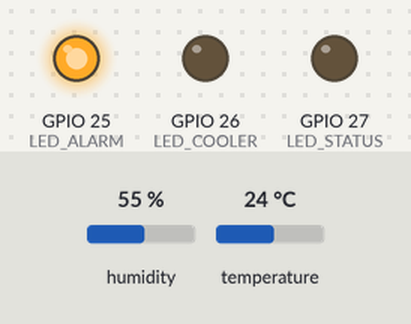
The program below on a simulated ESP32. Shown: output pins drawn as LEDs (lit = HIGH). Dashed ring = blinking. The inputs (shaded band) are chosen by the test bench; at power-on: temperature 24 °C, humidity 55 %. What the program prints to the serial monitor is not drawn.

Above: at 1.1 s.
At 2.57 s:
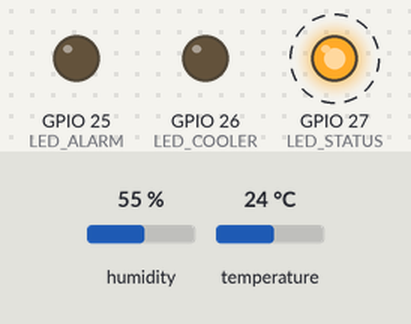
2.9 s: temperature set to 29 °C
At 6.3 s:
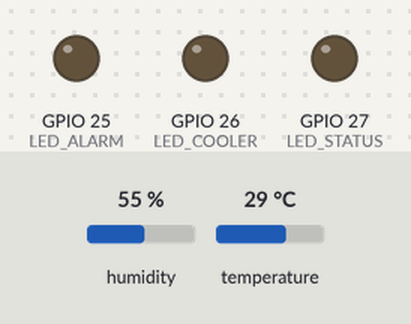
6.5 s: temperature set to 32 °C
Timing chart, 0 to 16.0 s (numbered marks = the images above; inputs shaded):
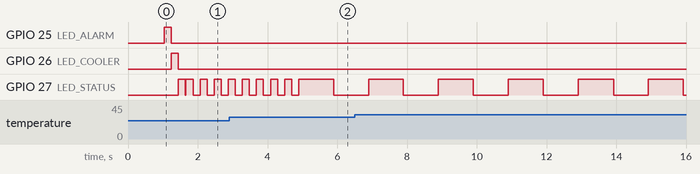

Measured:
- by itself, GPIO 27 (LED_STATUS): alternates HIGH for 1.0 s and LOW for 1.0 s

The program:

main.cpp
```cpp
/**
 * Vaccine Cold Chain Monitoring - ESP32 Node (Smart Sensor)
 *
 * Main entry point - Integrates all modules
 *
 * Project Structure:
 * ├── include/
 * │   ├── config.h          - Configuration & data structures
 * │   ├── sensor.h          - DHT11 sensor with Median Filter
 * │   ├── espnow_comm.h     - ESP-NOW communication
 * │   ├── alarm.h           - Alarm & Cooler control (Edge Logic)
 * │   └── led_status.h      - Status LED indicator
 * └── src/
 *     ├── main.cpp          - This file
 *     ├── sensor.cpp
 *     ├── espnow_comm.cpp
 *     ├── alarm.cpp
 *     └── led_status.cpp
 */

#include <Arduino.h>
#include "config.h"
#include "sensor.h"
#include "espnow_comm.h"
#include "alarm.h"
#include "led_status.h"

// ==================== TIMING VARIABLES ====================
unsigned long lastTempRead = 0;

// ==================== SENSOR DATA ====================
SensorData_t sensorData;

// ==================== COMMAND HANDLER ====================
void onCommandReceived(CommandData_t* cmd) {
    String command = String(cmd->command);
    command.trim();
    command.toUpperCase();

    Serial.printf("[CMD] Processing: %s\n", command.c_str());

    if (command == "TURN_ON_BACKUP_COOLER" || command == "CMD:TURN_ON_BACKUP_COOLER") {
        nodeAlarm.activateCooler();

        // Send status feedback
        sensorData.coolerState = nodeAlarm.getCoolerState();
        espNow.send(&sensorData);
        Serial.println("[CMD] Sent: STAT:COOLER_ON");
    }
    else if (command == "TURN_OFF_BACKUP_COOLER" || command == "CMD:TURN_OFF_BACKUP_COOLER") {
        nodeAlarm.deactivateCooler();

        sensorData.coolerState = nodeAlarm.getCoolerState();
        espNow.send(&sensorData);
        Serial.println("[CMD] Sent: STAT:COOLER_OFF");
    }
    else if (command == "RESET_ALARM" || command == "CMD:RESET_ALARM") {
        nodeAlarm.deactivateAlarm();

        sensorData.alarmState = nodeAlarm.getAlarmState();
        espNow.send(&sensorData);
        Serial.println("[CMD] Sent: STAT:ALARM_OFF");
    }
    else {
        Serial.printf("[CMD] Unknown: %s\n", command.c_str());
    }
}

// ==================== READ AND SEND TEMPERATURE ====================
void readAndSendTemperature() {
    float rawTemp, humidity;

    if (!sensor.read(&rawTemp, &humidity)) {
        return;
    }

    float filteredTemp = sensor.getFilteredTemperature();

    Serial.printf("[SENSOR] Raw: %.1f°C, Filtered: %.1f°C, Humidity: %.1f%%\n",
        rawTemp, filteredTemp, humidity);

    // Check timeout
    espNow.checkTimeout();

    // Edge Logic: Check alarm condition
    nodeAlarm.checkCondition(filteredTemp, espNow.isConnected());

    // Prepare sensor data
    strcpy(sensorData.nodeId, NODE_ID_STR);
    sensorData.deviceId = DEVICE_ID;
    sensorData.temperature = filteredTemp;
    sensorData.humidity = humidity;
    sensorData.alarmState = nodeAlarm.getAlarmState();
    sensorData.coolerState = nodeAlarm.getCoolerState();
    sensorData.timestamp = millis();

    // Send via ESP-NOW
    if (!espNow.send(&sensorData)) {
        Serial.println("[ESP-NOW] Send error!");
    }
}

// ==================== LED TEST ====================
void testLeds() {
    Serial.println("[SETUP] Testing LEDs...");

    digitalWrite(LED_ALARM, HIGH);
    delay(200);
    digitalWrite(LED_ALARM, LOW);

    digitalWrite(LED_COOLER, HIGH);
    delay(200);
    digitalWrite(LED_COOLER, LOW);

    digitalWrite(LED_STATUS, HIGH);
    delay(200);
    digitalWrite(LED_STATUS, LOW);

    Serial.println("[SETUP] LED test complete");
}

// ==================== SETUP ====================
void setup() {
    Serial.begin(115200);
    delay(1000);

    Serial.println();
    Serial.println("╔════════════════════════════════════════════════╗");
    Serial.println("║  VACCINE COLD CHAIN - NODE (Smart Sensor)      ║");
    Serial.println("║  Modular Structure v2.0                        ║");
    Serial.println("╚════════════════════════════════════════════════╝");

    // Initialize modules
    nodeAlarm.init();
    statusLed.init();
    sensor.init();

    // Test LEDs
    testLeds();

    // Initialize ESP-NOW with command callback
    espNow.init();
    setCommandCallback(onCommandReceived);

    Serial.println();
    Serial.println("[SETUP] Complete! Starting monitoring...");
    Serial.println("════════════════════════════════════════════════");
}

// ==================== LOOP ====================
void loop() {
    unsigned long now = millis();

    // Read and send temperature periodically
    if (now - lastTempRead >= TEMP_READ_INTERVAL) {
        lastTempRead = now;
        readAndSendTemperature();
    }

    // Update status LED
    statusLed.update(espNow.isConnected());

    // Update alarm LED (blink if active)
    nodeAlarm.updateAlarmLed();

    delay(10);
}
```

alarm.h
```cpp
#ifndef ALARM_H
#define ALARM_H

#include <Arduino.h>
#include "config.h"

// ==================== ALARM MODULE (Edge Logic) ====================

class AlarmHandler {
private:
    bool alarmActive;
    bool coolerActive;
    unsigned long lastAlarmBlink;
    bool alarmLedState;

public:
    AlarmHandler();

    void init();

    // Alarm control
    void activateAlarm();
    void deactivateAlarm();
    bool isAlarmActive();
    void updateAlarmLed();

    // Cooler control
    void activateCooler();
    void deactivateCooler();
    bool isCoolerActive();

    // Edge Logic: Check if alarm should trigger
    void checkCondition(float temperature, bool gatewayConnected);

    // Get states
    bool getAlarmState();
    bool getCoolerState();
};

// Global instance
extern AlarmHandler nodeAlarm;

#endif // ALARM_H
```

espnow_comm.h
```cpp
#ifndef ESPNOW_COMM_H
#define ESPNOW_COMM_H

#include <Arduino.h>
#include <esp_now.h>
#include <WiFi.h>
#include "config.h"

// ==================== ESP-NOW COMMUNICATION MODULE ====================

class ESPNowComm {
private:
    uint8_t gatewayMAC[6];
    bool connected;
    unsigned long lastResponse;

    static ESPNowComm* instance;

public:
    ESPNowComm();

    bool init();
    bool send(SensorData_t* data);

    bool isConnected();
    void updateConnectionStatus(bool success);
    void checkTimeout();

    // Static callbacks
    static void onDataSent(const uint8_t* mac, esp_now_send_status_t status);
    static void onDataReceived(const uint8_t* mac, const uint8_t* data, int len);

    static ESPNowComm* getInstance();
};

// Global instance
extern ESPNowComm espNow;

// Callback for received commands
typedef void (*CommandCallback)(CommandData_t* cmd);
void setCommandCallback(CommandCallback cb);

#endif // ESPNOW_COMM_H
```

led_status.h
```cpp
#ifndef LED_STATUS_H
#define LED_STATUS_H

#include <Arduino.h>
#include "config.h"

// ==================== STATUS LED MODULE ====================

class StatusLed {
private:
    bool ledState;
    unsigned long lastBlink;

public:
    StatusLed();

    void init();
    void update(bool gatewayConnected);
    void on();
    void off();
    void toggle();
};

// Global instance
extern StatusLed statusLed;

#endif // LED_STATUS_H
```

sensor.h
```cpp
#ifndef SENSOR_H
#define SENSOR_H

#include <Arduino.h>
#include <DHT.h>
#include "config.h"

// ==================== SENSOR MODULE ====================

class SensorHandler {
private:
    DHT dht;

    // Median filter buffer
    float tempBuffer[MEDIAN_FILTER_SIZE];
    int bufferIndex;
    bool bufferFull;

    float getMedian();

public:
    SensorHandler();

    void init();
    bool read(float* temperature, float* humidity);
    float getFilteredTemperature();
    void addToFilter(float temp);
};

// Global instance
extern SensorHandler sensor;

#endif // SENSOR_H
```

alarm.cpp
```cpp
#include "alarm.h"

// Global instance
AlarmHandler nodeAlarm;

// ==================== ALARM HANDLER IMPLEMENTATION ====================

AlarmHandler::AlarmHandler() {
    alarmActive = false;
    coolerActive = false;
    lastAlarmBlink = 0;
    alarmLedState = false;
}

void AlarmHandler::init() {
    pinMode(LED_ALARM, OUTPUT);
    pinMode(LED_COOLER, OUTPUT);

    digitalWrite(LED_ALARM, LOW);
    digitalWrite(LED_COOLER, LOW);

    Serial.println("[ALARM] Initialized");
}

// ==================== ALARM CONTROL ====================

void AlarmHandler::activateAlarm() {
    if (!alarmActive) {
        alarmActive = true;
        digitalWrite(LED_ALARM, HIGH);
        Serial.println("⚠️ [ALARM] ACTIVATED - Overheat + No connection!");
    }
}

void AlarmHandler::deactivateAlarm() {
    alarmActive = false;
    alarmLedState = false;
    digitalWrite(LED_ALARM, LOW);
    Serial.println("[ALARM] Deactivated");
}

bool AlarmHandler::isAlarmActive() {
    return alarmActive;
}

void AlarmHandler::updateAlarmLed() {
    if (!alarmActive) return;

    // Blink fast when alarm is active
    if (millis() - lastAlarmBlink >= 100) {
        lastAlarmBlink = millis();
        alarmLedState = !alarmLedState;
        digitalWrite(LED_ALARM, alarmLedState ? HIGH : LOW);
    }
}

// ==================== COOLER CONTROL ====================

void AlarmHandler::activateCooler() {
    coolerActive = true;
    digitalWrite(LED_COOLER, HIGH);
    Serial.println("[COOLER] Activated - Backup cooler ON");
}

void AlarmHandler::deactivateCooler() {
    coolerActive = false;
    digitalWrite(LED_COOLER, LOW);
    Serial.println("[COOLER] Deactivated - Backup cooler OFF");
}

bool AlarmHandler::isCoolerActive() {
    return coolerActive;
}

// ==================== EDGE LOGIC ====================

void AlarmHandler::checkCondition(float temperature, bool gatewayConnected) {
    // EDGE LOGIC: Activate alarm when:
    // 1. Temperature > TEMP_MAX (8°C)
    // 2. AND gateway is disconnected

    if (temperature > TEMP_MAX && !gatewayConnected) {
        activateAlarm();
    }

    // Note: Alarm is NOT auto-deactivated
    // It requires RESET_ALARM command from server
}

bool AlarmHandler::getAlarmState() {
    return alarmActive;
}

bool AlarmHandler::getCoolerState() {
    return coolerActive;
}
```

espnow_comm.cpp
```cpp
#include "espnow_comm.h"

// Static instance pointer
ESPNowComm* ESPNowComm::instance = nullptr;

// Global instance
ESPNowComm espNow;

// Command callback
static CommandCallback cmdCallback = nullptr;

void setCommandCallback(CommandCallback cb) {
    cmdCallback = cb;
}

// ==================== ESP-NOW COMM IMPLEMENTATION ====================

ESPNowComm::ESPNowComm() {
    uint8_t mac[] = GATEWAY_MAC;
    memcpy(gatewayMAC, mac, 6);
    connected = false;
    lastResponse = 0;
    instance = this;
}

ESPNowComm* ESPNowComm::getInstance() {
    return instance;
}

bool ESPNowComm::init() {
    WiFi.mode(WIFI_STA);
    WiFi.disconnect();

    Serial.print("[ESP-NOW] Node MAC: ");
    Serial.println(WiFi.macAddress());

    Serial.print("[ESP-NOW] Gateway MAC: ");
    Serial.printf("%02X:%02X:%02X:%02X:%02X:%02X\n",
        gatewayMAC[0], gatewayMAC[1], gatewayMAC[2],
        gatewayMAC[3], gatewayMAC[4], gatewayMAC[5]);

    if (esp_now_init() != ESP_OK) {
        Serial.println("[ESP-NOW] Init failed!");
        return false;
    }

    // Register callbacks
    esp_now_register_send_cb(ESPNowComm::onDataSent);
    esp_now_register_recv_cb(ESPNowComm::onDataReceived);

    // Add gateway peer
    esp_now_peer_info_t peerInfo = {};
    memcpy(peerInfo.peer_addr, gatewayMAC, 6);
    peerInfo.channel = 0;
    peerInfo.encrypt = false;

    if (esp_now_add_peer(&peerInfo) != ESP_OK) {
        Serial.println("[ESP-NOW] Add peer failed!");
        return false;
    }

    Serial.println("[ESP-NOW] Initialized OK");
    return true;
}

bool ESPNowComm::send(SensorData_t* data) {
    esp_err_t result = esp_now_send(gatewayMAC, (uint8_t*)data, sizeof(SensorData_t));
    return result == ESP_OK;
}

bool ESPNowComm::isConnected() {
    return connected;
}

void ESPNowComm::updateConnectionStatus(bool success) {
    if (success) {
        connected = true;
        lastResponse = millis();
    }
}

void ESPNowComm::checkTimeout() {
    if (millis() - lastResponse > GATEWAY_TIMEOUT) {
        connected = false;
    }
}

// ==================== STATIC CALLBACKS ====================

void ESPNowComm::onDataSent(const uint8_t* mac, esp_now_send_status_t status) {
    ESPNowComm* self = ESPNowComm::getInstance();
    if (!self) return;

    bool success = (status == ESP_NOW_SEND_SUCCESS);
    self->updateConnectionStatus(success);

    Serial.printf("[ESP-NOW] Send: %s\n", success ? "OK" : "FAIL");
}

void ESPNowComm::onDataReceived(const uint8_t* mac, const uint8_t* data, int len) {
    ESPNowComm* self = ESPNowComm::getInstance();
    if (!self) return;

    if (len == sizeof(CommandData_t)) {
        CommandData_t cmd;
        memcpy(&cmd, data, sizeof(CommandData_t));

        Serial.printf("[ESP-NOW] Received command: %s\n", cmd.command);

        self->updateConnectionStatus(true);

        if (cmdCallback) {
            cmdCallback(&cmd);
        }
    }
}
```

led_status.cpp
```cpp
#include "led_status.h"

// Global instance
StatusLed statusLed;

// ==================== STATUS LED IMPLEMENTATION ====================

StatusLed::StatusLed() {
    ledState = false;
    lastBlink = 0;
}

void StatusLed::init() {
    pinMode(LED_STATUS, OUTPUT);
    digitalWrite(LED_STATUS, LOW);
    Serial.println("[LED] Status LED initialized");
}

void StatusLed::update(bool gatewayConnected) {
    int blinkInterval;

    if (gatewayConnected) {
        blinkInterval = 1000;  // Slow blink when connected
    } else {
        blinkInterval = 200;   // Fast blink when disconnected
    }

    if (millis() - lastBlink >= blinkInterval) {
        lastBlink = millis();
        toggle();
    }
}

void StatusLed::on() {
    ledState = true;
    digitalWrite(LED_STATUS, HIGH);
}

void StatusLed::off() {
    ledState = false;
    digitalWrite(LED_STATUS, LOW);
}

void StatusLed::toggle() {
    ledState = !ledState;
    digitalWrite(LED_STATUS, ledState ? HIGH : LOW);
}
```

sensor.cpp
```cpp
#include "sensor.h"

// Global instance
SensorHandler sensor;

// ==================== SENSOR HANDLER IMPLEMENTATION ====================

SensorHandler::SensorHandler() : dht(DHT_PIN, DHT_TYPE) {
    bufferIndex = 0;
    bufferFull = false;
    memset(tempBuffer, 0, sizeof(tempBuffer));
}

void SensorHandler::init() {
    dht.begin();
    Serial.println("[SENSOR] DHT11 initialized");
}

bool SensorHandler::read(float* temperature, float* humidity) {
    float temp = dht.readTemperature();
    float hum = dht.readHumidity();

    if (isnan(temp) || isnan(hum)) {
        Serial.println("[SENSOR] Error reading DHT!");
        return false;
    }

    *temperature = temp;
    *humidity = hum;

    // Add to filter
    addToFilter(temp);

    return true;
}

void SensorHandler::addToFilter(float temp) {
    tempBuffer[bufferIndex] = temp;
    bufferIndex++;

    if (bufferIndex >= MEDIAN_FILTER_SIZE) {
        bufferIndex = 0;
        bufferFull = true;
    }
}

float SensorHandler::getMedian() {
    float sorted[MEDIAN_FILTER_SIZE];
    int count = bufferFull ? MEDIAN_FILTER_SIZE : bufferIndex;

    if (count == 0) return 0;

    // Copy buffer
    for (int i = 0; i < count; i++) {
        sorted[i] = tempBuffer[i];
    }

    // Bubble sort (simple for small array)
    for (int i = 0; i < count - 1; i++) {
        for (int j = 0; j < count - i - 1; j++) {
            if (sorted[j] > sorted[j + 1]) {
                float temp = sorted[j];
                sorted[j] = sorted[j + 1];
                sorted[j + 1] = temp;
            }
        }
    }

    return sorted[count / 2];
}

float SensorHandler::getFilteredTemperature() {
    return getMedian();
}
```

config.h
```cpp
#ifndef CONFIG_H
#define CONFIG_H

// ==================== DEVICE INFO ====================
#define NODE_ID_STR         "NODE_01"
#define DEVICE_ID           1

// ==================== HARDWARE PINS ====================
#define DHT_PIN             4       // DHT11 data pin
#define DHT_TYPE            DHT11

#define LED_ALARM           25      // LED Đỏ - Còi hú quá nhiệt
#define LED_COOLER          26      // LED Xanh - Máy lạnh dự phòng
#define LED_STATUS          27      // LED Vàng - Trạng thái kết nối

// ==================== TEMPERATURE THRESHOLDS ====================
// Ngưỡng nhiệt độ phòng thực tế
#define TEMP_MIN            20.0    // Minimum comfortable (°C)
#define TEMP_MAX            30.0    // Maximum comfortable (°C)
#define TEMP_ALARM          35.0    // Alarm threshold (°C)

// ==================== ESP-NOW CONFIG ====================
// Gateway MAC: 30:ED:A0:BD:1D:2C
#define GATEWAY_MAC         {0x30, 0xED, 0xA0, 0xBD, 0x1D, 0x2C}

// ==================== TIMING CONFIG ====================
#define TEMP_READ_INTERVAL  5000    // Read temperature every 5 seconds
#define GATEWAY_TIMEOUT     15000   // 15 seconds timeout

// ==================== FILTER CONFIG ====================
#define MEDIAN_FILTER_SIZE  5

// ==================== DATA STRUCTURES ====================

// Sensor data sent from Node -> Gateway
typedef struct {
    char nodeId[16];
    int deviceId;
    float temperature;
    float humidity;
    bool alarmState;
    bool coolerState;
    unsigned long timestamp;
} SensorData_t;

// Command received from Gateway -> Node
typedef struct {
    char command[32];
    int targetDeviceId;
} CommandData_t;

#endif // CONFIG_H
```
